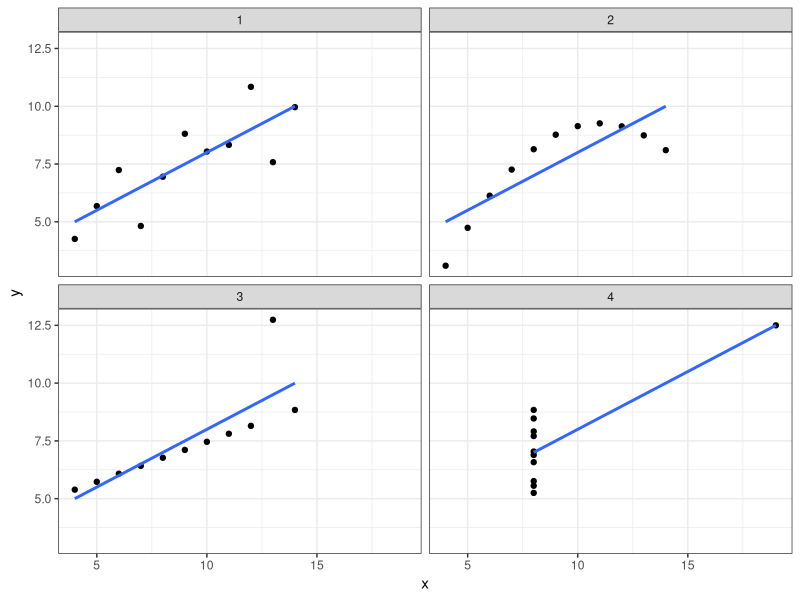
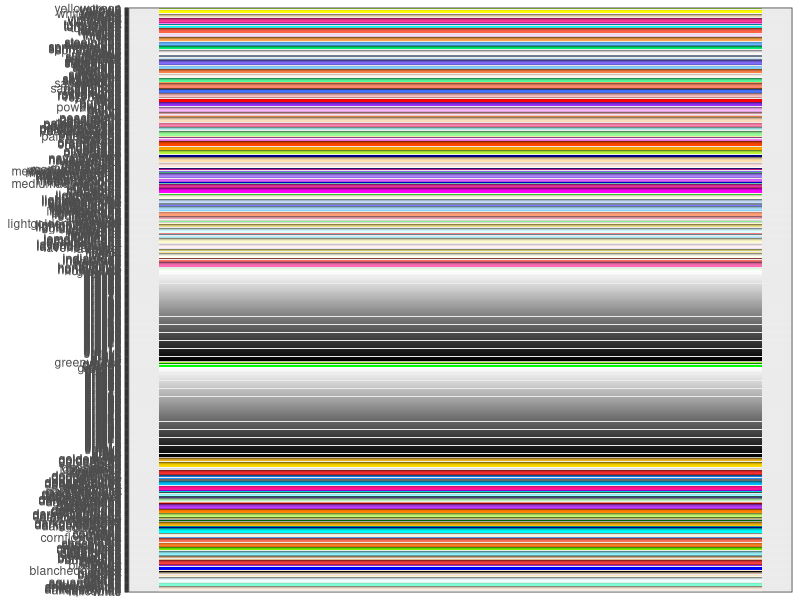
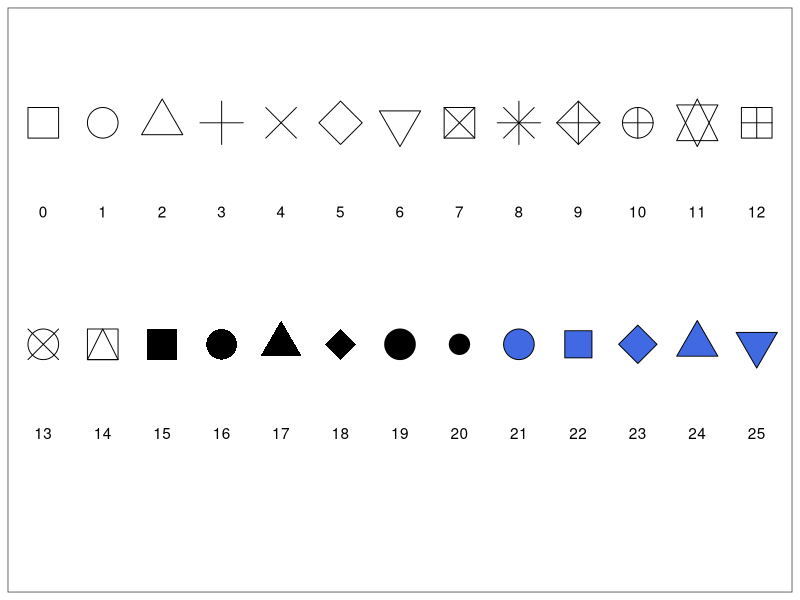
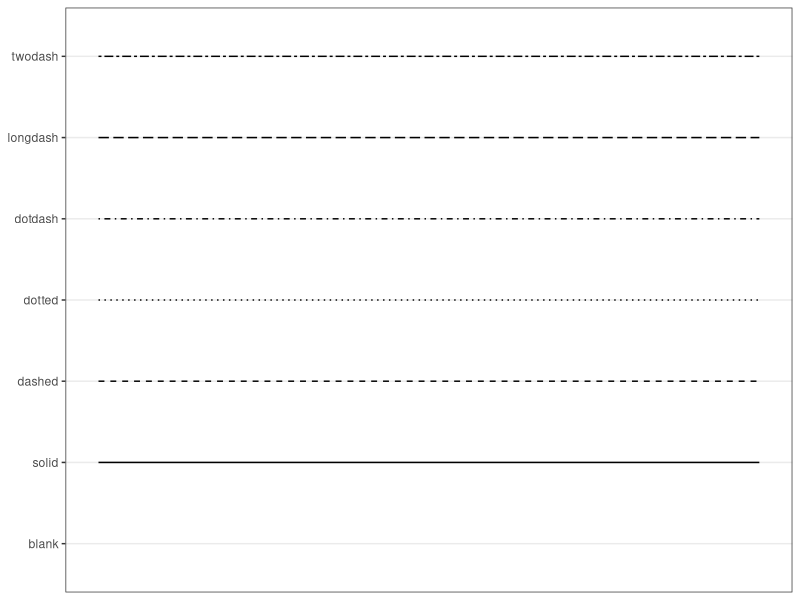

Write the R code that produced these figures, in order.
## ---- chunk 1
knitr::opts_chunk$set(echo=TRUE, eval=TRUE, message=TRUE, warning=TRUE, error=FALSE)
## ---- chunk 2
library(tidyverse)
theme_set(theme_bw())
## ---- chunk 3
anscombe
## ---- chunk 4
anscombe %>% #<1>
  mutate(id = 1:nrow(anscombe)) %>% #<2>
  pivot_longer(cols = -id) %>% #<3>
  mutate(dataset = str_extract(name, "\\d$") %>% as.numeric(), #<4>
         name = str_remove(name, "\\d$")) %>% #<5>
  pivot_wider(names_from = name, #<6>
              values_from = value) %>% 
  select(-id) -> quartet #<7>
## ---- chunk 5
quartet
## ---- chunk 6
quartet %>% 
  summarise(n = n(),
            mean_x = mean(x),
            mean_y = mean(y),
            sd_x = sd(x),
            sd_y = sd(y),
            cor_xy = cor(x, y),
            .by = dataset) %>% 
  round(2)
## ---- chunk 7
#| label: fig-anscombe
#| fig-cap: "Визуализация квартета Анскомба"
#| 
quartet %>% 
  ggplot(aes(x, y)) +
  geom_point() +
  geom_smooth(method = "lm", se = FALSE) +
  facet_wrap(~ dataset)
## ---- chunk 8
#| fig-height: 100

clrs <- colors()
names(clrs) <- colors()

ggplot(NULL, aes(1, clrs %>% factor(ordered = TRUE, levels = colors()), fill = clrs)) +
  geom_col() +
  scale_x_continuous(breaks = NULL) +
  labs(x = NULL, y = NULL) +
  guides(fill = "none") +
  scale_fill_manual(values = clrs)
## ---- chunk 9
#| label: fig-shapes
#| fig-cap: "Формы точек, доступные в R"
#| fig-height: 3

tibble(x = rep(1:13, times = 2),
       y = rep(c(1.5, 1), each = 13),
       shape = factor(0:25)) %>% 
  ggplot(aes(x = x,
             y = y,
             shape = shape,
             label = shape)) +
  geom_point(size = 10, fill = "royalblue") +
  geom_text(aes(y = y-.2)) +
  scale_x_continuous(breaks = NULL) +
  scale_y_continuous(limits = c(.5, 1.7),
                     breaks = NULL) +
  scale_shape_manual(values = 0:25) +
  labs(x = NULL, y = NULL) +
  guides(shape = "none")
## ---- chunk 10
#| label: fig-linetypes
#| fig-cap: "Типы линии, доступные в R"

tibble(x = rep(1:2, each = 7),
       y = rep(0:6, times = 2),
       lty = rep(c("blank", "solid", "dashed", "dotted", "dotdash", "longdash", "twodash"), 
                   times = 2) %>% 
         factor(ordered = TRUE,
                levels = c("blank", "solid", "dashed", "dotted", "dotdash", "longdash", "twodash"))) %>% 
  ggplot(aes(x = x,
             y = lty,
             linetype = lty)) +
  geom_line() +
  scale_x_continuous(breaks = NULL) +
  scale_linetype_manual(values = c("blank" = "blank",
                                   "solid" = "solid",
                                   "dashed" = "dashed",
                                   "dotted" = "dotted",
                                   "dotdash" = "dotdash",
                                   "longdash" = "longdash",
                                   "twodash" = "twodash")) +
  labs(x = NULL, y = NULL) +
  guides(linetype = "none")
## ---- chunk 11
sessionInfo()
